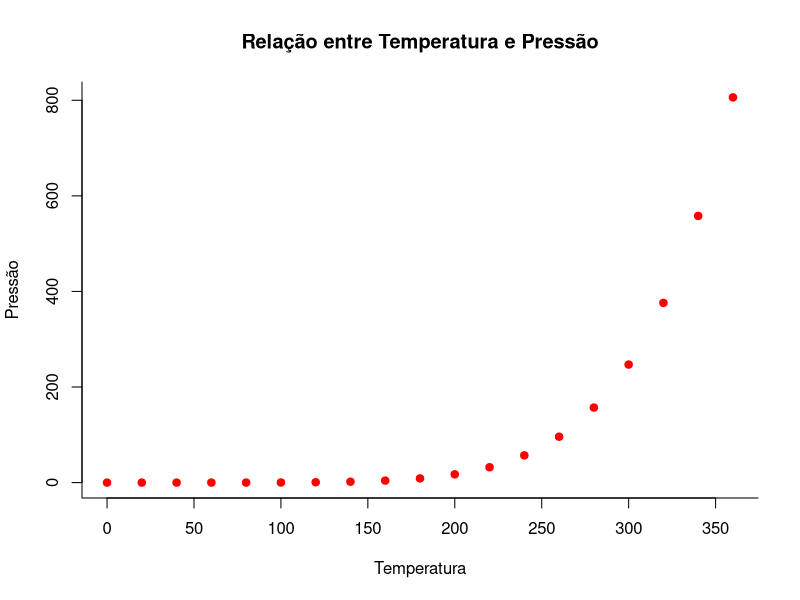

Generate this figure with R:
## ---- chunk 1
knitr::opts_chunk$set(
  collapse = TRUE,
  comment = "#>"
)
## ---- chunk 2
# library(usethis)
## ---- chunk 3
# usethis::use_git_config(user.name = "Evaldo Martins", 
#                         user.email = "evaldomartins@ufpa.br")
## ---- chunk 4
# usethis::create_github_token() # Muda para o site do github para fazer login
## ---- chunk 5
# usethis::edit_r_environ()
## ---- chunk 6
# usethis::create_project(path = "D:/Git/Clube_Codigo/Nome_Projeto")
# usethis::use_git()    # Digite no console desse projeto para ligá-lo ao Git
# usethis::use_github() # Digite no console desse projeto para levá-lo ao Github
## ---- chunk 7
  # usethis::create_from_github(
  # 	repo_spec = "https://github.com/Evaldo-Martins-STAT/Projeto_Teste_Fork",
  # 	destdir = "D:/Git/Clube_Codigo/",
  # 	fork = TRUE)
## ---- chunk 8
# pr_init(branch = "ajuda_grafico1")
## ---- chunk 9
# usethis::proj_activate("caminho/do/seu/projeto")
## ---- chunk 10
summary(cars)
## ---- chunk 11
plot(pressure, col = "red", bty = "l", pch = 19,
     xlab = "Temperatura", ylab = "Pressão",  
     main = "Relação entre Temperatura e Pressão")
